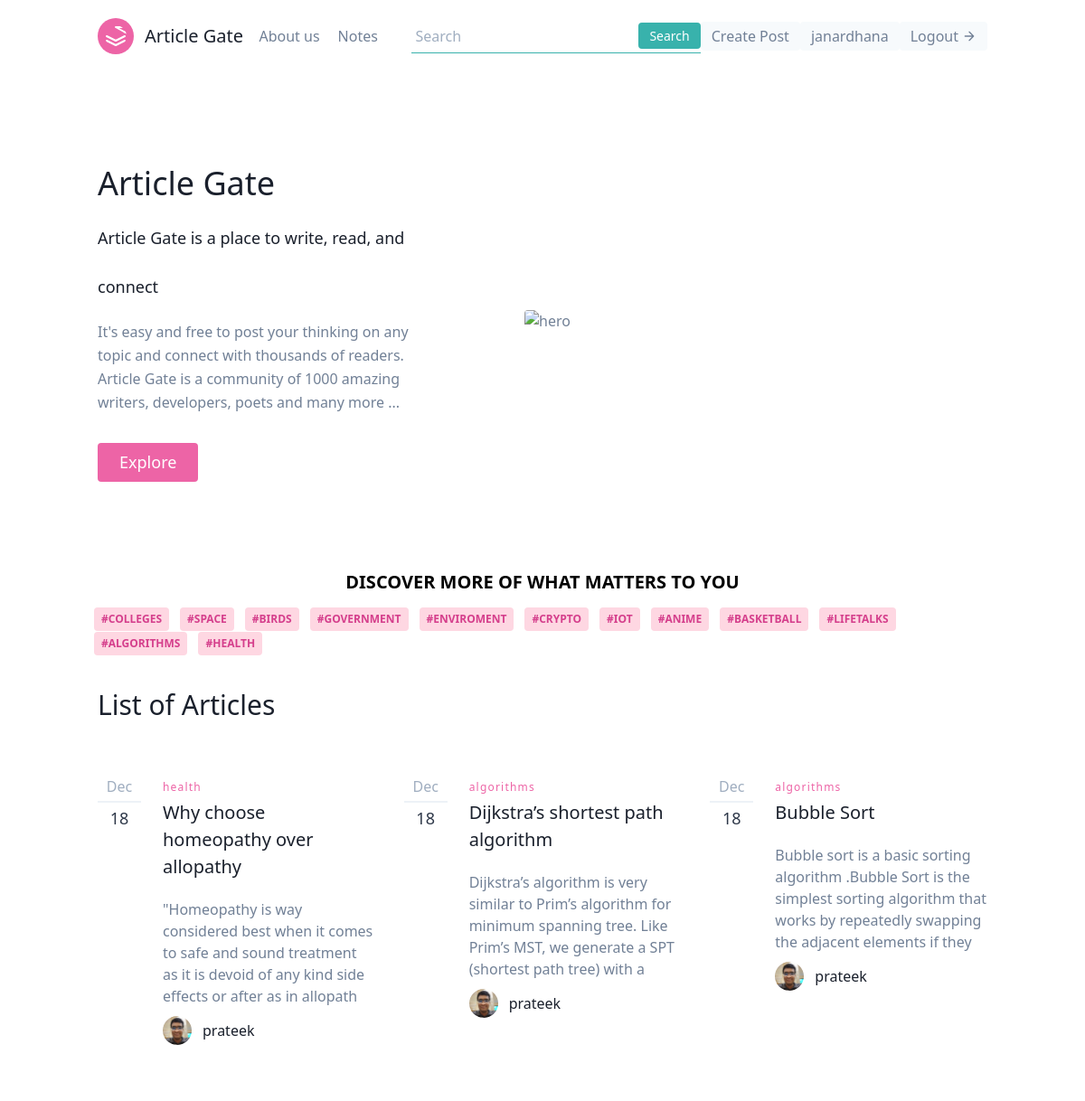
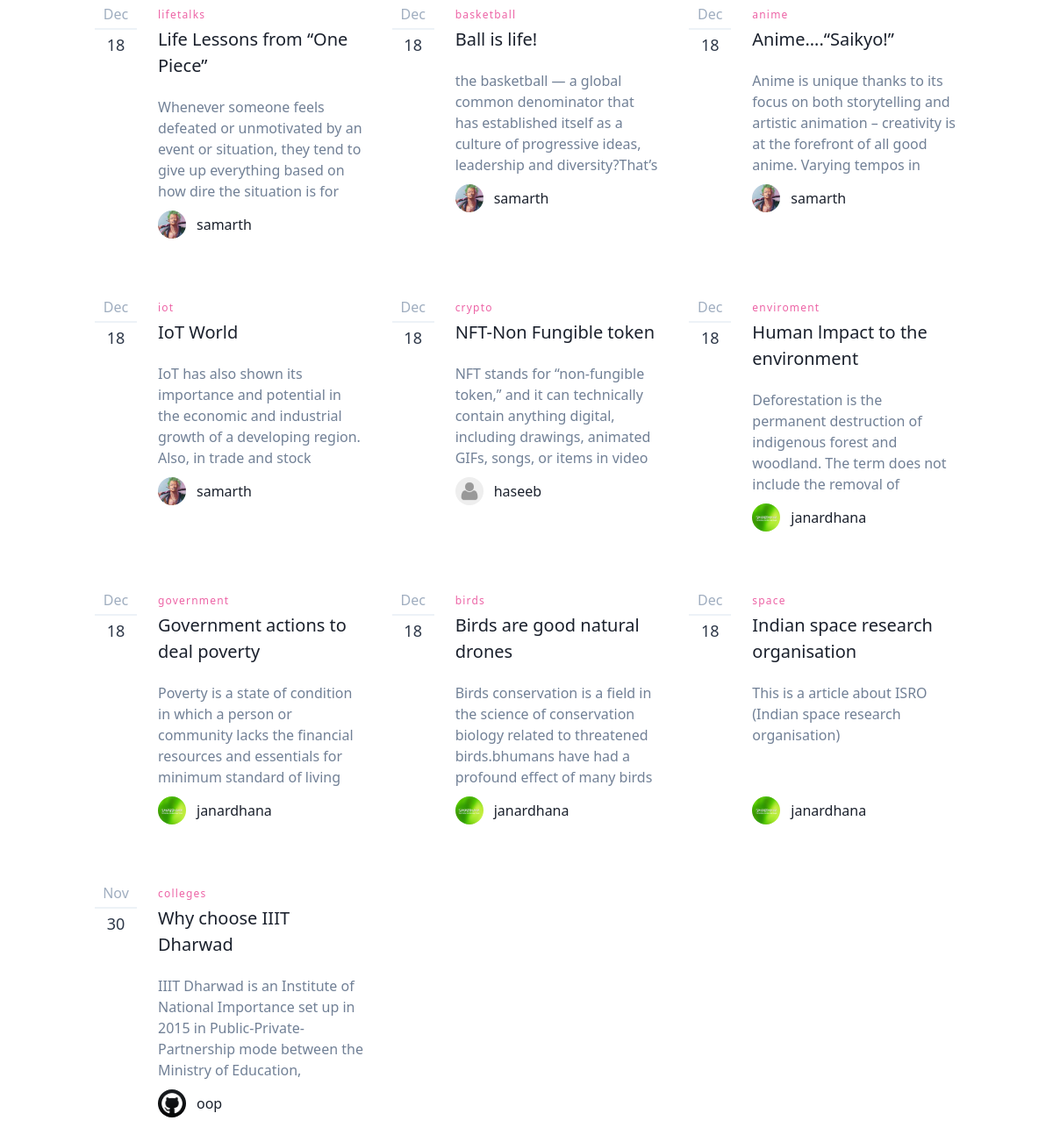
Screenshot of / (signed in) with the database file from the repository (2 pictures, top to bottom).
### article/models.py (models this page shows, shortened)
class Tag(models.Model):
    post = models.ForeignKey(Post, on_delete=models.CASCADE)
    tag = models.CharField(max_length=25)

class Post(models.Model):
    title = models.CharField(max_length=50)
    about = models.CharField(default="",max_length=200)
    content = RichTextField(blank=True, null=True)
    author = models.ForeignKey(User, on_delete=models.CASCADE, blank=True, null=True)
    date_posted = models.DateTimeField(default=timezone.now)
    likes = models.IntegerField(default=0)
    views = models.IntegerField(default=0)
    tags  = models.CharField(default="",max_length=150)

### user/models.py (models this page shows, shortened)
class Profile(models.Model):
    user = models.OneToOneField(User, on_delete=models.CASCADE)
    image = models.ImageField(default='default.jpg',upload_to='profile_pics')
    name = models.CharField(default="User", max_length=25)
    aboutme = models.CharField(default="", max_length=10000)
    phone_no = models.CharField(default="",max_length=13)
    github = models.CharField(default="https://github.com/", max_length=100)
    linkedin = models.CharField(default="https://www.linkedin.com/feed/", max_length=100)
    twitter = models.CharField(default="https://twitter.com/?lang=en", max_length=100)
    instagram = models.CharField(default="https://www.instagram.com/", max_length=100)
    website = models.CharField(default="https://iiitdwd.ac.in/", max_length=100)

### article/views.py (the view)
# urls.py: path('',views.home, name='article-home'),
def home(request):
    check = 0
    list_tags = []
    l_tags_intial = Tag.objects.all()
    for i in l_tags_intial:
        if i.tag not in list_tags:
            list_tags.append(i.tag)
    print(list_tags)
    context = {
            'posts': Post.objects.order_by('-date_posted')[:50],
            'list_tags':list_tags,
        }
    return render(request , 'article/home1.html', context)

### article/templates/article/home1.html (shortened to what this page needs)
<!DOCTYPE html>
<html lang="en">
<head>
  <link href="https://unpkg.com/tailwindcss@^1.0/dist/tailwind.min.css" rel="stylesheet">
</head>
<body>
  <header class="text-gray-600 body-font">
    <div class="container mx-auto flex flex-wrap p-5 flex-col md:flex-row items-center">
      <a class="flex title-font font-medium items-center text-gray-900 mb-4 md:mb-0">
        <svg xmlns="http://www.w3.org/2000/svg" fill="none" stroke="currentColor" stroke-linecap="round"
          stroke-linejoin="round" stroke-width="2" class="w-10 h-10 text-white p-2 bg-pink-500 rounded-full"
          viewBox="0 0 24 24">
          <path d="M12 2L21 7l10 5 10-5-10-5zM2 17l10 5 10-5M2 12l10 5 10-5"></path>
        </svg>
        <span class="ml-3 text-xl">Article Gate</span>
      </a>
      <nav class="md:ml-auto md:mr-auto flex flex-wrap items-center text-base justify-center">
        <a class="mr-5 hover:text-gray-900">About us</a>
        <a class="mr-5 hover:text-gray-900">Notes </a>
      </nav>
      <form method="get" action="/article/search">
        <div class="flex items-center border-b border-teal-500 py-1">
          <input
            class="appearance-none bg-transparent border-none w-full text-gray-700 mr-3 py-0 px-1 leading-tight focus:outline-none"
            type="text" placeholder="Search" aria-label="Full name" name="query" id="search">
          <button
            class="flex-shrink-0 bg-teal-500 hover:bg-teal-700 border-teal-500 hover:border-teal-700 text-sm border-4 text-white py-0 px-2 rounded"
            type="submit">
            Search
          </button>
        </div>
      </form>
      {% if user.is_authenticated %}
      <button
        class="inline-flex items-center bg-gray-100 border-0 py-1 px-3 focus:outline-none hover:bg-gray-200 rounded text-base mt-4 md:mt-0">
        <a href="{% url 'article:addArticle' %}">Create Post</a>
      </button>
      <button
        class="inline-flex items-center bg-gray-100 border-0 py-1 px-3 focus:outline-none hover:bg-gray-200 rounded text-base mt-4 md:mt-0">
        <a href="{% url 'profileView' %}">{{ user.username }}</a>
      </button>
      <button
        class="inline-flex items-center bg-gray-100 border-0 py-1 px-3 focus:outline-none hover:bg-gray-200 rounded text-base mt-4 md:mt-0">
        <a href="{% url 'logout' %}">Logout</a>
        <svg fill="none" stroke="currentColor" stroke-linecap="round" stroke-linejoin="round" stroke-width="2"
          class="w-4 h-4 ml-1" viewBox="0 0 24 24">
          <path d="M5 12h14M12 5l7 7-7 7"></path>
        </svg>
      </button>
      {% endif %}
    </div>
  </header>
  <section class="text-gray-600 body-font">
    <div class="container mx-auto flex px-5 py-24 md:flex-row flex-col items-center">
      <div
        class="lg:flex-grow md:w-1/2 lg:pr-24 md:pr-16 flex flex-col md:items-start md:text-left mb-16 md:mb-0 items-center text-center">
        <h1 class="title-font sm:text-4xl text-3xl mb-4 font-medium text-gray-900">Article Gate
          <br class="hidden lg:inline-block "> <span style="font-size: large;"> Article Gate is a place to write, read,
            and connect</span>
        </h1>
        <p class="mb-8 leading-relaxed">It's easy and free to post your thinking on any topic and connect with thousands
          of readers. Article Gate is a community of 1000 amazing writers, developers, poets and many more ...</p>
        <div class="flex justify-center">
          <button
            class="inline-flex text-white bg-pink-500 border-0 py-2 px-6 focus:outline-none hover:bg-pink-600 rounded text-lg">Explore </button>
        </div>
      </div>
      <div class="lg:max-w-lg lg:w-full md:w-1/2 w-5/6">
        <img class="object-cover object-center rounded" alt="hero"
          src="https://neilpatel.com/wp-content/uploads/2017/08/blog.jpg">
      </div>
    </div>
  </section>
  <div class="relative flex mx-24 flex-wrap items-stretch mb-3" >
    <h3 class="mx-auto text-xl font-semibold">DISCOVER MORE OF WHAT MATTERS TO YOU</h3>
  </div>
  <div class="relative flex mx-24 flex-wrap items-stretch mb-3">
    <span
      class="z-10 h-full leading-snug font-bold absolute text-center text-blueGray-300 absolute bg-transparent rounded text-base items-center justify-center w-8 right-0 pr-3 py-3 font-bold">
    </span>
    {% for t in list_tags %}
    <a href="{% url 'article:tagName' t %}">
      <span
      class="text-xs font-semibold inline-block py-1 px-2 mx-2 uppercase rounded text-pink-600 bg-pink-200 uppercase last:mr-0 mr-1">
      #{{ t }}
    </span>
  </a>
    {% endfor %}
  </div>
  <section class="text-gray-600 body-font">
    <div class="container px-5 py-5 mx-auto flex items-center md:flex-row flex-col">
      <div class="flex flex-col md:pr-10 md:mb-0 mb-6 pr-0 w-full md:w-auto md:text-left text-center">
        <h1 class="md:text-3xl text-2xl font-medium title-font text-gray-900" id="list">List of Articles</h1>
      </div>
    </div>
  </section>
  <section class="text-gray-600 body-font">
    <div class="container px-5 py-10 mx-auto">
      <div class="flex flex-wrap -mx-4 -my-8">
        {% for post in posts %}
        <div class="py-8 px-4 lg:w-1/3" ">
          <div class=" h-full flex items-start">
          <div class="w-12 flex-shrink-0 flex flex-col text-center leading-none">
            <span class="text-gray-500 pb-2 mb-2 border-b-2 border-gray-200">{{post.date_posted|date:"M"}}</span>
            <span class="font-medium text-lg text-gray-800 title-font leading-none">{{post.date_posted|date:"d"}}</span>
          </div>
          <div class="flex-grow pl-6">
            <h2 class="tracking-widest text-xs title-font font-medium text-pink-500 mb-1">{{ post.tags }}</h2>
            <h1 class="title-font text-xl font-medium text-gray-900 mb-3"> <a
                href="{% url 'article:fullArticle' post.title post.id %}"> {{ post.title }}</a></h1>
            <p class="leading-relaxed mb-5" ">
                <div style=" height: 125px; overflow: hidden; margin-bottom: 5px;">
              <a href="{% url 'article:fullArticle' post.title post.id %}"> {{ post.about }} </a>
          </div>
          </p>
          <a class="inline-flex items-center">
            <img alt="blog" src="{{ post.author.profile.image.url }}"
              class="w-8 h-8 rounded-full flex-shrink-0 object-cover object-center">
            <span class="flex-grow flex flex-col pl-3">
              <span class="title-font font-medium text-gray-900">{{ post.author }}</span>
            </span>
          </a>
        </div>
      </div>
    </div>
    {% endfor %}
    </div>
    </div>
  </section>
</body>
</html>

### rows the page displays
Tag: list_tags "COLLEGES"
Tag: list_tags "SPACE"
Tag: list_tags "BIRDS"
Tag: list_tags "GOVERNMENT"
Tag: list_tags "ENVIROMENT"
Tag: list_tags "CRYPTO"
Tag: list_tags "IOT"
Tag: list_tags "ANIME"
Tag: list_tags "BASKETBALL"
Tag: list_tags "LIFETALKS"
Tag: list_tags "ALGORITHMS"
Tag: list_tags "HEALTH"
Post: date_posted "Dec", date_posted "18", tags "health", title "Why choose homeopathy over allopathy", about "\"Homeopathy is way considered best when it comes to safe and sound treatment as it is devoid of any kind side effects or after as in allopath…", author.profile.image (picture), author "prateek"
Post: date_posted "Dec", date_posted "18", tags "algorithms", title "Dijkstra’s shortest path algorithm", about "Dijkstra’s algorithm is very similar to Prim’s algorithm for minimum spanning tree. Like Prim’s MST, we generate a SPT (shortest path tree) with a…", author.profile.image (picture), author "prateek"
Post: date_posted "Dec", date_posted "18", tags "algorithms", title "Bubble Sort", about "Bubble sort is a basic sorting algorithm .Bubble Sort is the simplest sorting algorithm that works by repeatedly swapping the adjacent elements if they…", author.profile.image (picture), author "prateek"
Post: date_posted "Dec", date_posted "18", tags "lifetalks", title "Life Lessons from “One Piece”", about "Whenever someone feels defeated or unmotivated by an event or situation, they tend to give up everything based on how dire the situation is for…", author.profile.image (picture), author "samarth"
Post: date_posted "Dec", date_posted "18", tags "basketball", title "Ball is life!", about "the basketball — a global common denominator that has established itself as a culture of progressive ideas, leadership and diversity?That’s…", author.profile.image (picture), author "samarth"
Post: date_posted "Dec", date_posted "18", tags "anime", title "Anime….“Saikyo!”", about "Anime is unique thanks to its focus on both storytelling and artistic animation – creativity is at the forefront of all good anime. Varying tempos in…", author.profile.image (picture), author "samarth"
Post: date_posted "Dec", date_posted "18", tags "iot", title "IoT World", about "IoT has also shown its importance and potential in the economic and industrial growth of a developing region. Also, in trade and stock…", author.profile.image (picture), author "samarth"
Post: date_posted "Dec", date_posted "18", tags "crypto", title "NFT-Non Fungible token", about "NFT stands for “non-fungible token,” and it can technically contain anything digital, including drawings, animated GIFs, songs, or items in video…", author.profile.image (placeholder picture), author "haseeb"
Post: date_posted "Dec", date_posted "18", tags "enviroment", title "Human lmpact to the environment", about "Deforestation is the permanent destruction of indigenous forest and woodland. The term does not include the removal of…", author.profile.image (picture), author "janardhana"
Post: date_posted "Dec", date_posted "18", tags "government", title "Government actions to deal poverty", about "Poverty is a state of condition in which a person or community lacks the financial resources and essentials for minimum standard of living", author.profile.image (picture), author "janardhana"
Post: date_posted "Dec", date_posted "18", tags "birds", title "Birds are good natural drones", about "Birds conservation is a field in the science of conservation biology related to threatened birds.bhumans have had a profound effect of many birds…", author.profile.image (picture), author "janardhana"
Post: date_posted "Dec", date_posted "18", tags "space", title "Indian space research organisation", about "This is a article about ISRO (Indian space research organisation)", author.profile.image (picture), author "janardhana"
Post: date_posted "Nov", date_posted "30", tags "colleges", title "Why choose IIIT Dharwad", about "IIIT Dharwad is an Institute of National Importance set up in 2015 in Public-Private-Partnership mode between the Ministry of Education,…", author.profile.image (picture), author "oop"

### other values shown
{{ user.username }} "janardhana"
